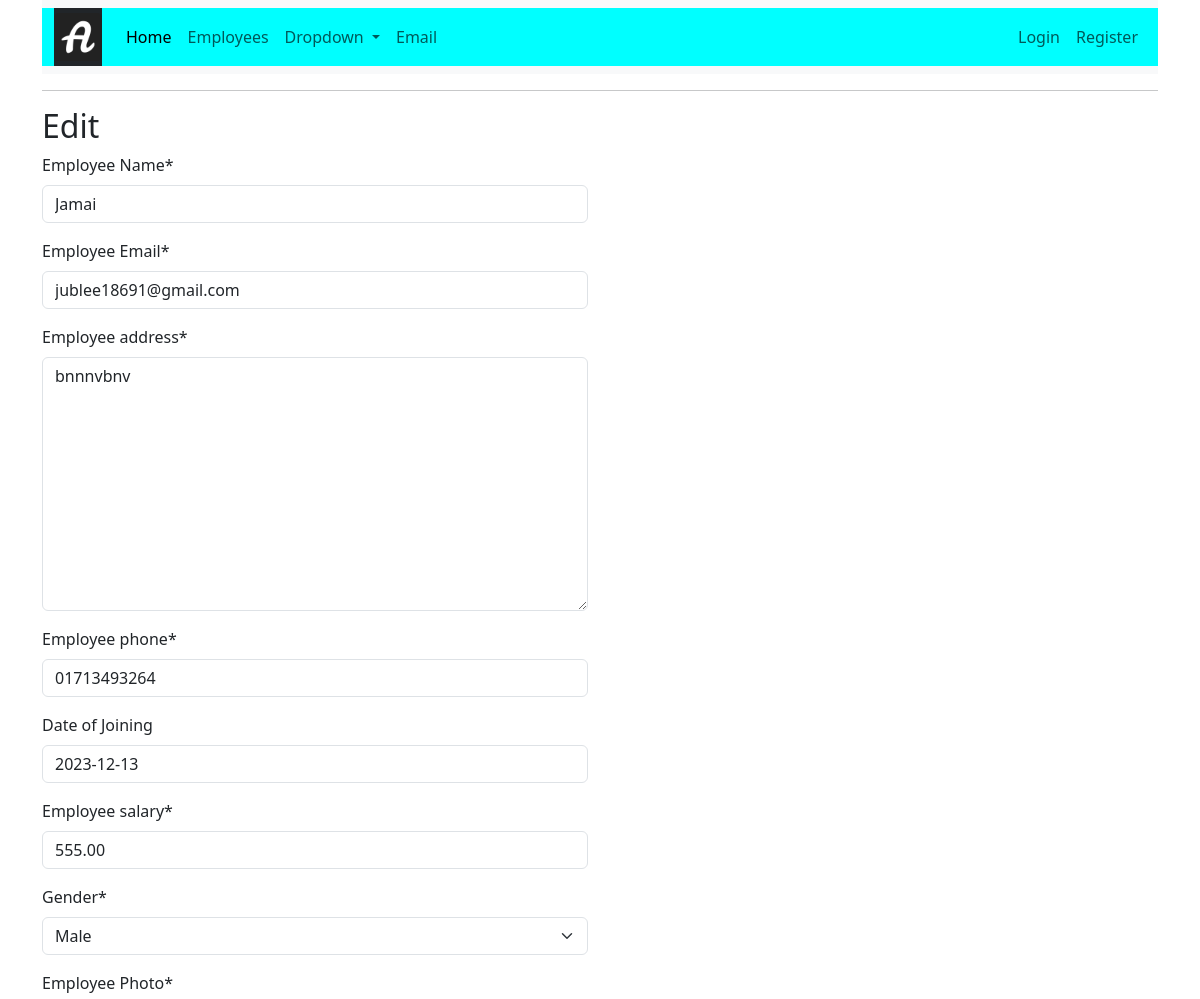
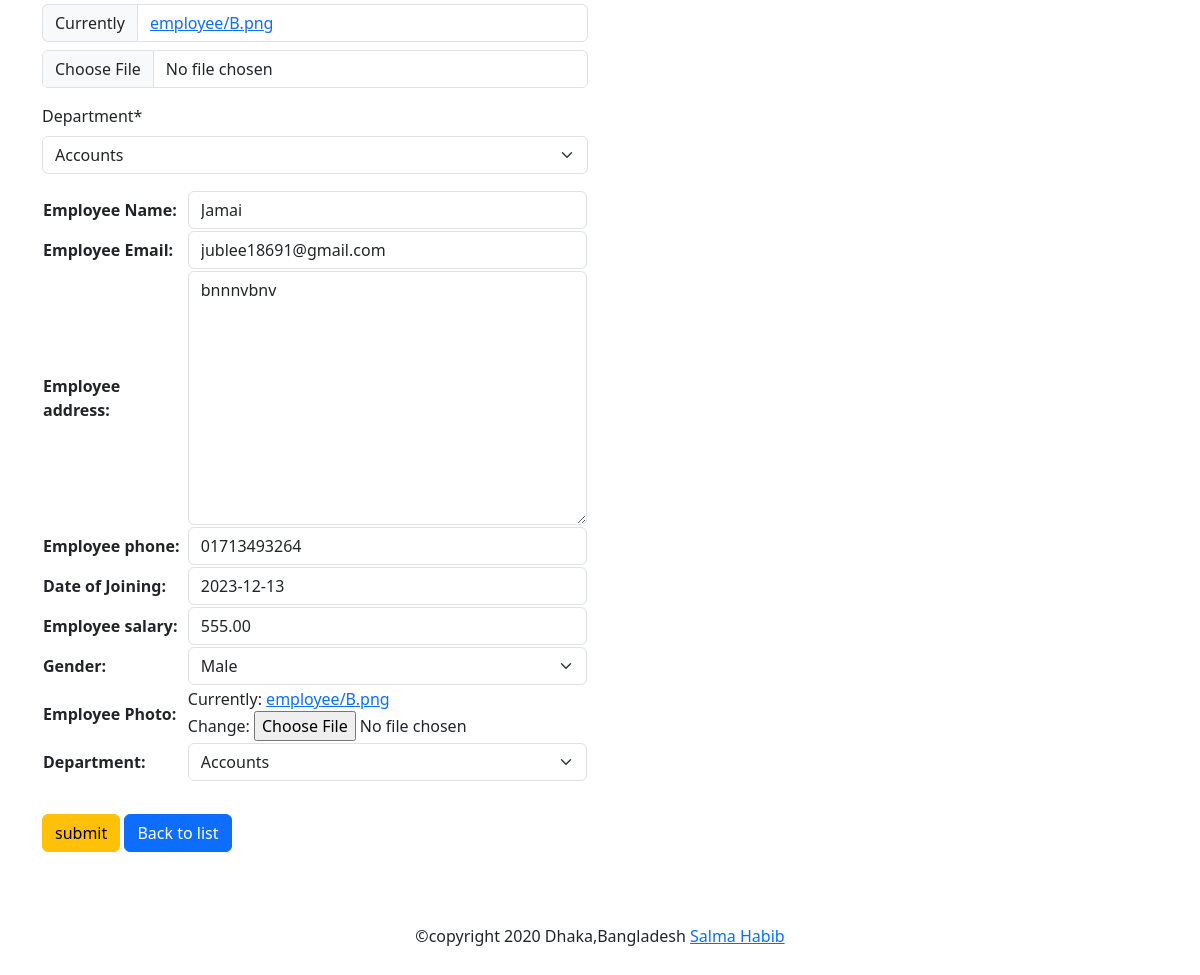
Page /myapp/edit/4/ on the committed database (2 pictures, top to bottom).
### myapp/models.py (models this page shows, shortened)
class Employee(models.Model):
    GENDER_CHOICES = [
        ("Male","Male"), ("Female","Female"), ("Other","Other"),
    ]
    name= models.CharField('Employee Name', max_length=100)
    email= models.EmailField('Employee Email', max_length=100, unique=True)
    address= models.TextField('Employee address', max_length=500)
    phone= models.CharField('Employee phone',max_length=20)
    doj= models.DateField('Date of Joining',default=datetime.now, blank= True)
    salary= models.DecimalField('Employee salary',max_digits=8,decimal_places=2)
    gender= models.CharField('Gender', max_length=10,choices=GENDER_CHOICES,default='Male')
    photo= models.FileField('Employee Photo', upload_to='employee', default= 'employee/blank.jpg')
    department= models.ForeignKey(Department, on_delete=models.CASCADE)

class Department (models.Model):
    name= models. CharField('Department name',max_length=40)
    def __str__(self):
        return self.name

### myapp/views.py (the view)
# urls.py: path('edit/<int:id>/',views.edit_employee,name='employee_edit'),
def edit_employee(request,id):
    if request.method =="POST":
        employee = Employee.objects.all().order_by('id')
        form = EmployeeForm(request.POST or None, request.FILES,instance=employee)
        if form.is_valid():
            form.save()
        messages.success(request,"Data Updated Successfully...")
        return redirect('employee_list')
    else:
        employee = Employee.objects.get(pk=id)
        form = EmployeeForm(request.POST or None, instance=employee)
    context = {'title':'Edit','form': form,'employee' : employee}
    return render (request, "empForm.html",context)

### myapp/forms.py
class EmployeeForm(forms.ModelForm):
    class  Meta:
        model = Employee
        fields='__all__'

### templates/empForm.html (shortened to what this page needs)
{% extends "base.html" %}
{% block content %}
<form method="post" enctype="multipart/form-data">
    <h2>{{ title }}</h2>
    <div class="row">
        <div class="col">
            {% load crispy_forms_tags %}
            {{ form|crispy }}
            <table>
                {{form.as_table }}
            </table>
            <div class="mt-2">
                <button type="submit" class="btn btn-warning  mt-4 ">submit</button>
                <a href=" {% url 'employee_list' %}" class=" mt-4 btn btn-primary">Back to list</a>
            </div>
            <div class="col">
            </div>
        </div>
        <div class="col">
        </div>
    </div>
{% endblock content %}

### rows in the picture
Employee: name "Jamai", email "jublee18691@gmail.com", address "bnnnvbnv", phone "01713493264", doj "2023-12-13", salary "555.00", gender "Male", department "Accounts"

### other values in the picture
{{ title }} "Edit"
